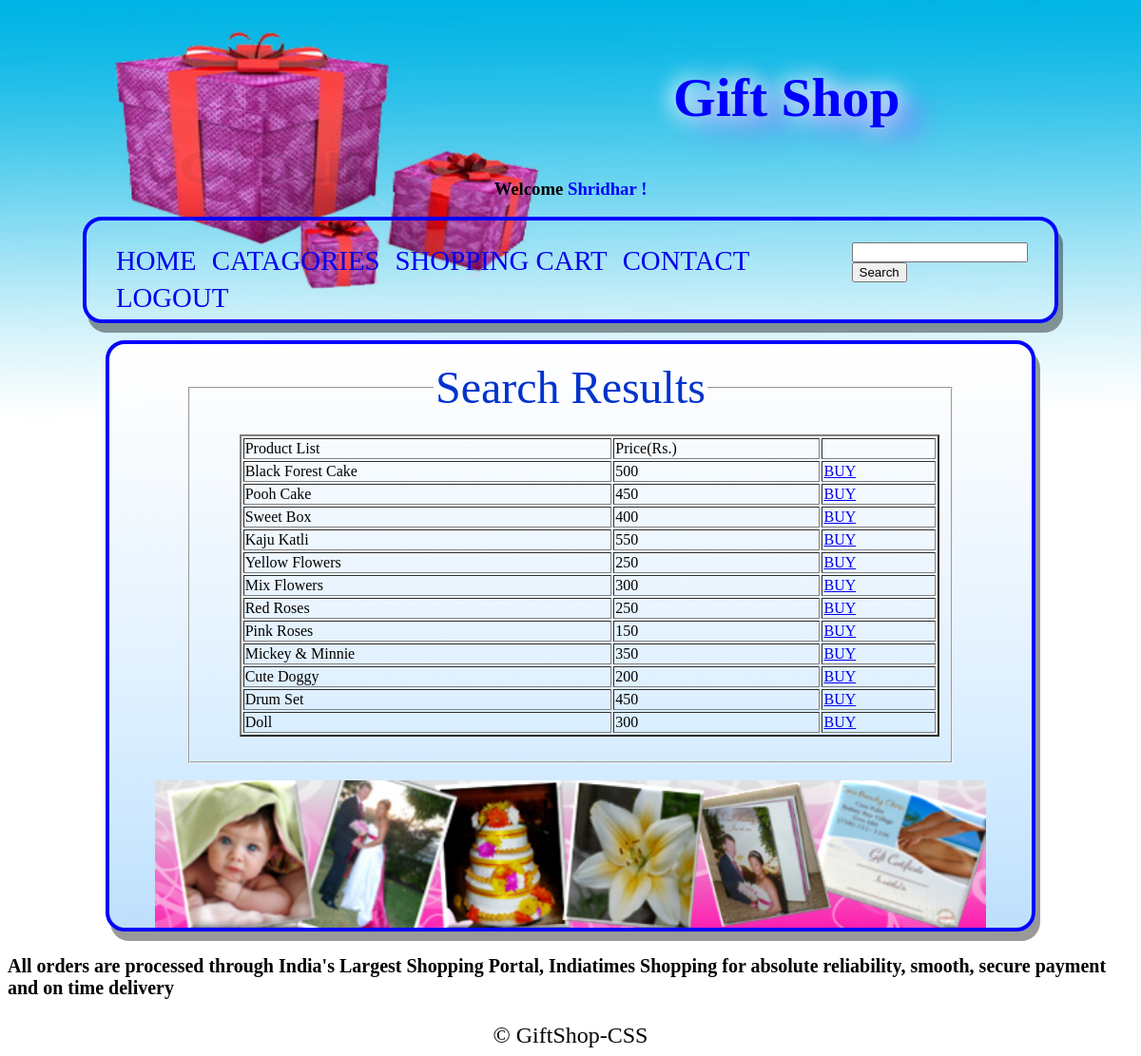
The app's page /search_log.php (signed in) with its own data.
### tables this page shows
CREATE TABLE IF NOT EXISTS `gifts` (
  `id_no` int(20) NOT NULL AUTO_INCREMENT,
  `name` varchar(100) NOT NULL,
  `prize` int(100) NOT NULL,
  `picture` varchar(100) NOT NULL,
  `category` varchar(100) NOT NULL,
  PRIMARY KEY (`id_no`)
);

### search_log.php (the view, shortened to what this page needs)
<?php include 'top_log.php'; ?>
<fieldset style="width:80%;" >
<legend align="center">
<font  face="Rosewood Std" color="#0033CC" dir="rtl" size="+4">Search Results</font>
</legend>
<?php
  $name = mysql_real_escape_string($_GET['query']);
  $query = "SELECT * FROM gifts WHERE name like '%".$name."%'";
  $result = mysql_query($query);
echo "<div id='sDIV' allign='center'> ";
  if (mysql_num_rows($result) > 0) {
    echo "<ol>";
echo "<table width='100%' class='text' border='2' padding='1' >";
    echo "<tr >";
    echo "<td>Product List";
    echo "</td>";
    echo "<td> Price(Rs.)";
    echo "</td><td></td>";
    echo "</tr>";
    while (list($id, $name, $price) = mysql_fetch_array($result))
	{
    echo "<tr >";
    echo "<td>";
    echo $name;
    echo "</td>";
    echo "<td>  ";
    echo $price;
    echo "</td>";
	echo "<td><a href='category.php'>BUY</a></td>";
	echo "</tr>";
    }
	echo "</table>";
	echo "</ol> ";
	} else {
    echo "<a class='bcart'>No results found</a>"; }
   echo "</div>";
  ?>
  </fieldset>
<?php include 'bottom.php'; ?>

### records on screen
gifts: name "Black Forest Cake", prize "500"
gifts: name "Pooh Cake", prize "450"
gifts: name "Sweet Box", prize "400"
gifts: name "Kaju Katli", prize "550"
gifts: name "Yellow Flowers", prize "250"
gifts: name "Mix Flowers", prize "300"
gifts: name "Red Roses", prize "250"
gifts: name "Pink Roses", prize "150"
gifts: name "Mickey & Minnie", prize "350"
gifts: name "Cute Doggy", prize "200"
gifts: name "Drum Set", prize "450"
gifts: name "Doll", prize "300"

### other values on screen
$_SESSION['loginName'] "Shridhar"
